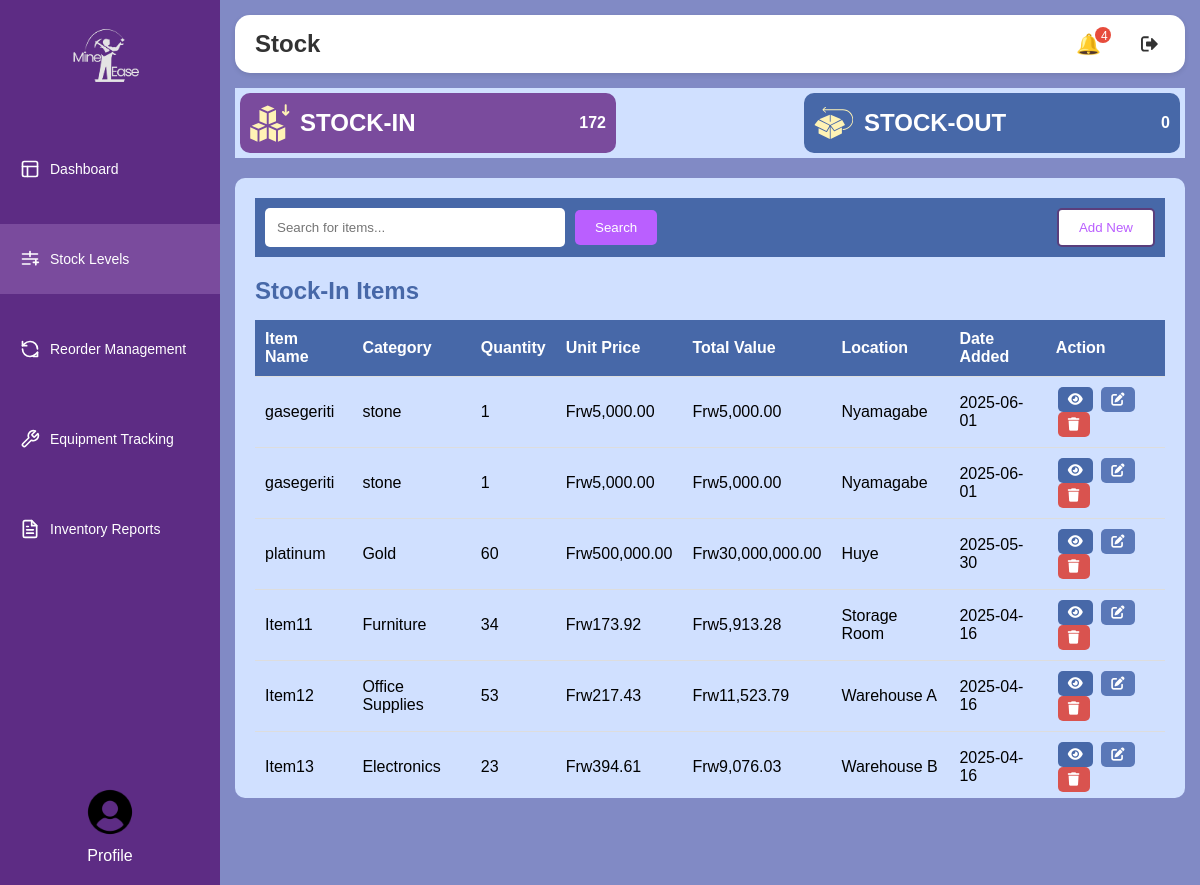
Screenshot of /stock/stock.php with the database file from the repository.
### tables this page shows
CREATE TABLE `stock_items` (
  `id` int(11) NOT NULL,
  `item_name` varchar(100) NOT NULL,
  `category` varchar(50) DEFAULT NULL,
  `quantity` int(11) DEFAULT 0,
  `unit_price` decimal(10,2) DEFAULT NULL,
  `total_value` decimal(15,2) GENERATED ALWAYS AS (`quantity` * `unit_price`) STORED,
  `location` varchar(100) DEFAULT NULL,
  `status` enum('in-stock','low-stock','out-of-stock') DEFAULT 'in-stock',
  `created_at` timestamp NOT NULL DEFAULT current_timestamp(),
  `updated_at` timestamp NOT NULL DEFAULT current_timestamp() ON UPDATE current_timestamp()
);

### stock/stock.php (the view, shortened to what this page needs)
<?php
    require_once '../config.php';
?>
<!DOCTYPE html>
<html lang="en">
<head>
    <link rel="stylesheet" href="style/style.css">
    <link rel="stylesheet" href="https://cdnjs.cloudflare.com/ajax/libs/font-awesome/6.4.0/css/all.min.css">
</head>
<body>
    <?php
    include 'main/sidebar.php';
    $total_stock_in = 0;
    $total_stock_out = 0;
    $stock_in_items = [];
    $sql = "SELECT SUM(quantity) as total FROM stock_items WHERE status = 'in-stock'";
    $result = $conn->query($sql);
    if ($result && $result->num_rows > 0) {
        $row = $result->fetch_assoc();
        $total_stock_in = $row['total'] ? $row['total'] : 0;
    }
    $sql = "SELECT SUM(quantity) as total FROM stock_items WHERE status = 'out-of-stock'";
    $result = $conn->query($sql);
    if ($result && $result->num_rows > 0) {
        $row = $result->fetch_assoc();
        $total_stock_out = $row['total'] ? $row['total'] : 0;
    }
    $sql = "SELECT id, item_name, category, quantity, unit_price, total_value, location, created_at
            FROM stock_items
            WHERE status = 'in-stock'
            ORDER BY created_at DESC";
    $result = $conn->query($sql);
    if ($result && $result->num_rows > 0) {
        while($row = $result->fetch_assoc()) {
            $stock_in_items[] = $row;
        }
    }
    ?>
    <div class="main-content">
        <?php include 'main/header.php'; ?>
        <div class="dashboard-cards-stock">
            <div class="card-stock">
                <div class="stock-box">
                    <div id="stockInButton" class="stock-in active">
                        <div class="detail">
                            <img src="../img/stock-in.svg" alt="Stock In Icon">
                            <h2>STOCK-IN</h2>
                        </div>
                        <h4><?php echo number_format($total_stock_in); ?></h4>
                    </div>
                    <div id="stockOutButton" class="stock-out">
                        <div class="detail">
                            <img src="../img/stock-out.svg" alt="Stock Out Icon">
                            <h2>STOCK-OUT</h2>
                        </div>
                        <h4><?php echo number_format($total_stock_out); ?></h4>
                    </div>
                </div>
            </div>
        </div>
        <div class="bottom-cards-stock">
            <div class="search-box">
                <form method="GET" action="" class="search">
                    <input type="text" name="search" placeholder="Search for items..." class="search-input"
                           value="<?php echo isset($_GET['search']) ? htmlspecialchars($_GET['search']) : '' ?>">
                    <button type="submit" class="search-button">Search</button>
                </form>
                <div class="adding">
                    <button id="addNewButton">Add New</button>
                </div>
            </div>
            <div id="stockInTable" class="stock-table stock-in-table active">
                <h3 class="table-title">Stock-In Items</h3>
                <table>
                    <tr>
                        <th>Item Name</th>
                        <th>Category</th>
                        <th>Quantity</th>
                        <th>Unit Price</th>
                        <th>Total Value</th>
                        <th>Location</th>
                        <th>Date Added</th>
                        <th>Action</th>
                    </tr>
                    <?php foreach($stock_in_items as $item): ?>
                    <tr>
                        <td><?php echo htmlspecialchars($item['item_name']); ?></td>
                        <td><?php echo htmlspecialchars($item['category']); ?></td>
                        <td><?php echo number_format($item['quantity']); ?></td>
                        <td>Frw<?php echo number_format($item['unit_price'], 2); ?></td>
                        <td>Frw<?php echo number_format($item['total_value'], 2); ?></td>
                        <td><?php echo htmlspecialchars($item['location']); ?></td>
                        <td><?php echo date('Y-m-d', strtotime($item['created_at'])); ?></td>
                        <td>
                            <button class="action-btn view-btn" onclick="showViewModal(<?php echo $item['id']; ?>)">
                                <i class="fas fa-eye"></i>
                            </button>
                            <button class="action-btn edit-btn" onclick="showEditModal(<?php echo $item['id']; ?>, 'in')">
                                <i class="fas fa-edit"></i>
                            </button>
                            <button class="action-btn delete-btn" onclick="showDeleteModal(<?php echo $item['id']; ?>)">
                                <i class="fas fa-trash"></i>
                            </button>
                        </td>
                    </tr>
                    <?php endforeach; ?>
                </table>
            </div>
        </div>
    </div>
</body>
</html>

### stock/main/sidebar.php (shortened to what this page needs)
<div class="sidebar">
        <div class="logo">
            <div>
                <img src="../img/logo.png" alt="">
            </div>
        </div>
        <div class="nav-items">
            <a href="dashboard.php " class=" active-dashboard " >
                <div class="nav-item">
                <svg xmlns="http://www.w3.org/2000/svg" width="20" height="20" viewBox="0 0 24 24" fill="none" stroke="currentColor" stroke-width="2" stroke-linecap="round" stroke-linejoin="round">
                    <rect width="18" height="18" x="3" y="3" rx="2" />
                    <path d="M3 9h18" />
                    <path d="M9 21V9" />
                </svg>
                <span>Dashboard</span>
            </div></a>
            <a href="stock.php" class=" active-stock-levels " >
                <div class="nav-item">
                <svg xmlns="http://www.w3.org/2000/svg" width="20" height="20" viewBox="0 0 24 24" fill="none" stroke="currentColor" stroke-width="2" stroke-linecap="round" stroke-linejoin="round">
                    <path d="M16 16h6" />
                    <path d="M19 13v6" />
                    <path d="M12 3v6" />
                    <path d="M3 12h18" />
                    <path d="M3 6h18" />
                    <path d="M3 18h9" />
                </svg>
                <span>Stock Levels</span>
            </div></a>
            <a href="reorder.php" class=" active-reorder-levels " >
                <div class="nav-item" class=" active-reorder-management " >
                <span>Reorder Management</span>
            </div></a>
            <a href="Equipment.php " class=" active-equipment-tracking " >
                <div class="nav-item">
                <span>Equipment Tracking</span>
            </div></a>
            <a href="inventory.php" class=" active-inventory-reports " >
                <div class="nav-item">
                <span>Inventory Reports</span>
            </div></a>
        </div>
        <div class="profile">
            <img src="state_image/icon.png" alt="Profile Picture">
            <span>Profile</span>
        </div>
    </div>

### stock/main/header.php (shortened to what this page needs)
<?php
$notificationCount = 0;
if (isset($conn)) {
    $notifQuery = "SELECT id, content FROM notifications WHERE is_read = 0 ORDER BY created_at DESC LIMIT 5";
    $notifResult = $conn->query($notifQuery);
    if ($notifResult && $notifResult->num_rows > 0) {
        $notificationCount = $notifResult->num_rows;
    }
}
?>
<div class="header">
    <h1>Stock</h1>
    <div class="header-icons">
        <div class="bell" onclick="toggleNotifications()">
            <span id="show-up">🔔</span>
            <div class="badge"><?php echo $notificationCount; ?></div>
        </div>
        <div class="profile-icon">
            <a href="../log/logout.php" style="text-decoration: none;">
            </a>
        </div>
    </div>
</div>

### stock/style/style.css (style rules this page uses)
* { margin: 0; padding: 0; box-sizing: border-box; font-family: Arial, sans-serif; }
:root { --primary-color: #5a2e82; --secondary-color: #e4eeff; --accent-color: #3b4fbe; --text-color: #333; --success-color: #4CAF50; --warning-color: #e67e22; --danger-color: #e74c3c; --gray-color: #f4f6f9; --stock-in: #3b4fbe; --stock-out: #e67e22; }
body { display: flex; height: 100vh; overflow: hidden; }
.sidebar { width: 220px; background-color: #5D2C84; color: white; display: flex; flex-direction: column; }
.logo { padding: 20px; display: flex; align-items: center; width: 100%; display: flex; justify-content: center; align-items: center; }
.logo img { width: 120px; height: 80px; }
.nav-items { display: flex; flex-direction: column; flex-grow: 1; }
.nav-items a { text-decoration: none; color: white; margin: 10px 0; }
.nav-item { display: flex; align-items: center; padding: 10px 20px; cursor: pointer; margin: 15px 0; font-size: 14px; }
.nav-item svg { width: 20px; height: 20px; margin-right: 10px; }
.profile { padding: 20px; display: flex; flex-direction: column; align-items: center; margin-top: auto; }
.profile img { width: 50px; height: 50px; border-radius: 50%; margin-bottom: 10px; }
.main-content { flex: 1; background-color: #818AC5; overflow-y: auto; padding: 15px; }
.header { background-color: #D0E0FF; border-radius: 15px; padding: 15px 20px; display: flex; justify-content: space-between; align-items: center; margin-bottom: 15px; box-shadow: 0 2px 5px rgba(0,0,0,0.1); }
.header h1 { font-size: 18px; font-weight: bold; }
.header-icons { display: flex; gap: 15px; }
.badge { position: absolute; top: -5px; right: -5px; background-color: #e74c3c; color: white; border-radius: 50%; width: 16px; height: 16px; font-size: 10px; display: flex; align-items: center; justify-content: center; }

### stock/stock.php (style rules this page uses)
.active-stock-levels { background-color: #7A4B9D; color: white; }
.dashboard-cards-stock { width: 100%; margin: 10px 0px 20px; }
.card-stock { background: #D0E0FF; width: 100%; overflow: hidden; }
.stock-box { display: flex; justify-content: space-between; align-items: center; padding: 5px; }
.stock-in, .stock-out { display: flex; justify-content: space-between; align-items: center; gap: 10px; background: #4768A8; width: 40%; padding: 10px; border-radius: 10px; color: white; cursor: pointer; transition: background-color 0.3s ease; }
.stock-in.active, .stock-out.active { background: #7A4B9D; }
.detail { display: flex; align-items: center; gap: 10px; }
.detail img { width: 40px; height: 40px; }
.bottom-cards-stock { background: #D0E0FF; width: 100%; height: 70vh; border-radius: 10px; padding: 20px; overflow: auto; }
.search-box { display: flex; justify-content: space-between; align-items: center; margin-bottom: 20px; padding: 10px; background: #4768A8; }
.search-box .search { display: flex; justify-content: space-between; align-items: center; gap: 10px; }
.search-input { padding: 10px; border-radius: 5px; border: none; width: 300px; border: 2px solid transparent; }
.search-button { padding: 10px 20px; border-radius: 5px; border: none; background:rgb(186, 95, 255); color: white; cursor: pointer; }
.adding button { padding: 10px 20px; border-radius: 5px; border: 2px solid #5a3e7c; background: white; color:rgb(186, 95, 255); cursor: pointer; }
.stock-table { width: 100%; overflow: auto; }
.stock-table table { width: 100%; border-collapse: collapse; }
.stock-table th, .stock-table td { padding: 10px; text-align: left; border-bottom: 1px solid #ddd; }
.stock-table th { background: #4768A8; color: white; }
.action-btn { padding: 5px 10px; border-radius: 5px; border: none; cursor: pointer; margin: 0 2px; }
.view-btn { background: #4768A8; color: white; }
.edit-btn { background: #5a78b8; color: white; }
.delete-btn { background: #d9534f; color: white; }
.stock-in-table, .stock-out-table { display: none; }
.stock-in-table.active, .stock-out-table.active { display: block; }
.table-title { margin-top: 0; margin-bottom: 15px; color: #4768A8; font-size: 1.5rem; }

### rows the page displays
stock_items: item_name "gasegeriti", category "stone", quantity "1", unit_price "5,000.00", total_value "5,000.00", location "Nyamagabe", created_at "2025-06-01"
stock_items: item_name "gasegeriti", category "stone", quantity "1", unit_price "5,000.00", total_value "5,000.00", location "Nyamagabe", created_at "2025-06-01"
stock_items: item_name "platinum", category "Gold", quantity "60", unit_price "500,000.00", total_value "30,000,000.00", location "Huye", created_at "2025-05-30"
stock_items: item_name "Item11", category "Furniture", quantity "34", unit_price "173.92", total_value "5,913.28", location "Storage Room", created_at "2025-04-16"
stock_items: item_name "Item12", category "Office Supplies", quantity "53", unit_price "217.43", total_value "11,523.79", location "Warehouse A", created_at "2025-04-16"
stock_items: item_name "Item13", category "Electronics", quantity "23", unit_price "394.61", total_value "9,076.03", location "Warehouse B", created_at "2025-04-16"

### other values shown
$notificationCount "4"
$total_stock_in "172"
$total_stock_out "0"
